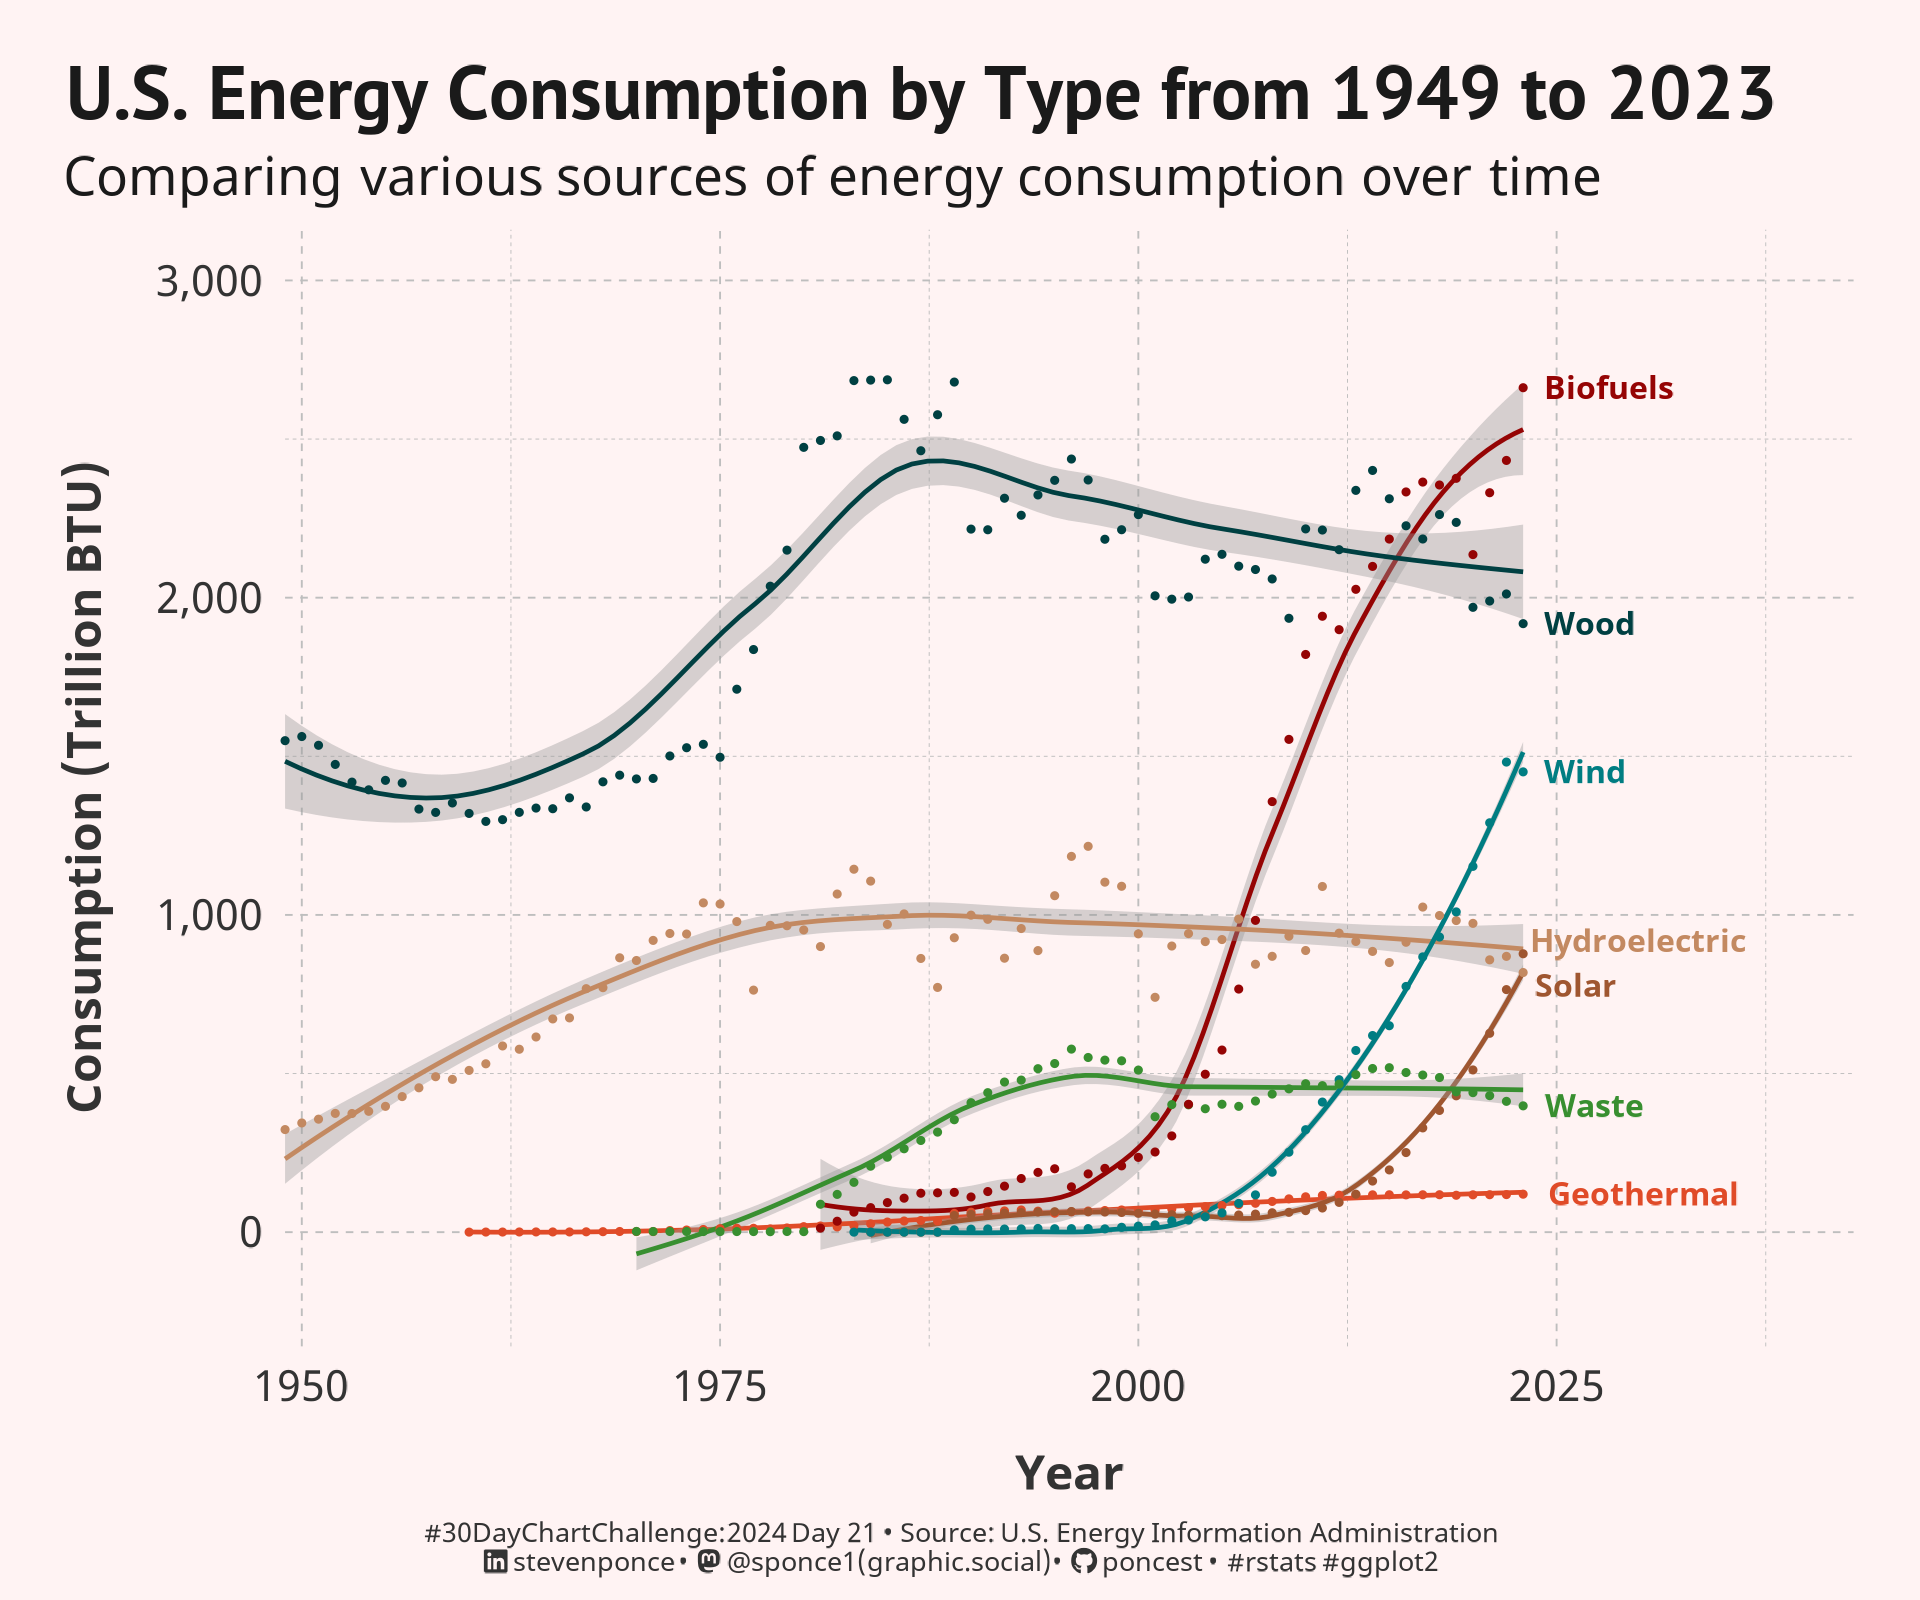

Here is the R script that generated this plot:

## Challenge: #30DayChartChallenge 2024 day 21
## Topic:     Timeseries | green energy
## Author:    Steven Ponce
## Date:      2024-04-21

## Data:      TABLE 10.1 Renewable energy production and consumption by source (Trillion Btu)
##            U.S. Energy Information Administration (EIA)
## Link:      https://www.eia.gov/totalenergy/data/monthly/pdf/sec10_3.pdf
##            https://www.eia.gov/renewable/data.php

## Citation:
#' U.S. Energy Information Administration. Renewable energy production and consumption by source. 
#' [ Monthly Energy Review (March 2024)]. 
#' Accessed [2024-04-19].


## 1. LOAD PACKAGES & SETUP ---- 
pacman::p_load(
  tidyverse,   # Easily Install and Load the 'Tidyverse'
  ggtext,      # Improved Text Rendering Support for 'ggplot2'
  showtext,    # Using Fonts More Easily in R Graphs
  janitor,     # Simple Tools for Examining and Cleaning Dirty Data
  skimr,       # Compact and Flexible Summaries of Data
  scales,      # Scale Functions for Visualization
  lubridate,   # Make Dealing with Dates a Little Easier
  readxl,      # Read Excel Files
  MetBrewer,   # Color Palettes Inspired by Works at the Metropolitan Museum of Art
  MoMAColors,  # Color Palettes Inspired by Artwork at the Museum of Modern Art in New York City
  glue         # Interpreted String Literals
  )

### |- figure size ---- 
camcorder::gg_record( 
  dir    = here::here("temp_plots"), 
  device = "png",
  width  = 6,
  height = 5,
  units  = "in",
  dpi    = 320)

### |- resolution ---- 
showtext_opts(dpi = 320, regular.wt = 300, bold.wt = 800)


## 2. READ IN THE DATA ----
us_energy_1949_2023 <- read_xlsx(here::here("2024/data/Table_10.1_Renewable_Energy_Production_and_Consumption_by_Source.xlsx"),
  sheet = "Annual Data", skip = 10, trim_ws = TRUE
) |>
  clean_names() |>
  glimpse() |>
  na.omit(annual_total)


## 3. EXAMINING THE DATA ----
glimpse(us_energy_1949_2023)
skim(us_energy_1949_2023)
colnames(us_energy_1949_2023)


## 4. TIDYDATA ----

### |- tidy data ---
consumption <- us_energy_1949_2023 |>
  rename(year = annual_total) |>
  select(year, contains("_consumption")) |>
  pivot_longer(
    cols = -year,
    names_to = "consumption_type",
    values_to = "consumption_trillion_btu"
  ) |>
  filter(consumption_trillion_btu != "Not Available") |>
  mutate(
    consumption_trillion_btu = as.numeric(consumption_trillion_btu),
    consumption_type = str_remove(consumption_type, pattern = "_consumption"),
    consumption_type = str_remove(consumption_type, pattern = "_energy"),
    consumption_type = case_when(
      consumption_type == "hydroelectric_power" ~ "hydroelectric",
      TRUE ~ factor(consumption_type)
    ),
    consumption_type = str_to_title(consumption_type)
  )

# Review consumption energy
consumption$consumption_type |> unique() |> sort()

# Select specific energy consumption type
selected_energy <- c("Hydroelectric", "Geothermal", "Solar", "Wind", "Wood", "Waste", "Biofuels")

# Create a dataframe for labels with nudge adjustments
label_data <- consumption |>
  filter(
    consumption_type %in% selected_energy,
    year == 2023
  ) |>
  group_by(consumption_type) |>
  summarize(
    consumption_trillion_btu = last(consumption_trillion_btu),
    year = last(year)
  ) |>
  mutate(
    nudge_x = ifelse(consumption_type == "Solar", 0.5, ifelse(consumption_type == "Hydroelectric", -0.1, 1)),
    nudge_y = ifelse(consumption_type == "Solar", -100, ifelse(consumption_type == "Hydroelectric", 99, 0))
  ) |>
  ungroup()

### |- plot data ---
plot_data <- consumption |> 
  filter(consumption_type %in% selected_energy)


# 5. VISUALIZATION ---- 
### |- plot aesthetics ---- 
bkg_col      <- colorspace::lighten('brown', 0.95) 
title_col    <- "gray10"             
subtitle_col <- "gray10"     
caption_col  <- "gray20"   
text_col     <- "gray20"     
col_palette  <- MoMAColors::moma.colors("Abbott", n = 7, type = "discrete") 


### |-  titles and caption ----
# icons
tt <- str_glue("#30DayChartChallenge: { 2024 } Day { 21 } &bull; Source: U.S. Energy Information Administration<br>") 
li <- str_glue("<span style='font-family:fa6-brands'>&#xf08c;</span>")  
gh <- str_glue("<span style='font-family:fa6-brands'>&#xf09b;</span>")
mn <- str_glue("<span style='font-family:fa6-brands'>&#xf4f6;</span>")

# text
title_text    <- str_glue("U.S. Energy Consumption by Type from 1949 to 2023") 

subtitle_text <- str_glue("Comparing various sources of energy consumption over time")

caption_text  <- str_glue("{tt} {li} stevenponce &bull; {mn} @sponce1(graphic.social) &bull; {gh} poncest &bull; #rstats #ggplot2")

### |-  fonts ----
font_add('fa6-brands', 'fonts/6.4.2/Font Awesome 6 Brands-Regular-400.otf')  
font_add_google("PT Sans", regular.wt = 400, family = "title")                 
font_add_google("Noto Sans", regular.wt = 400, family = "subtitle")  
font_add_google("Noto Sans", regular.wt = 400, family = "text")        
font_add_google("Noto Sans", regular.wt = 400,family = "caption")
showtext_auto(enable = TRUE)  

### |-  plot theme ----
theme_set(theme_minimal(base_size = 12, base_family = "text")) 

theme_update(
  plot.title.position   = "plot",
  plot.caption.position = "plot",
  legend.position       = "plot",
  plot.margin           = margin(t = 10, r = 15, b = 0, l = 15),               
  plot.background       = element_rect(fill = bkg_col, color = bkg_col),
  panel.background      = element_rect(fill = bkg_col, color = bkg_col),
  axis.title.x          = element_text(margin = margin(10, 0, 0, 0), size = rel(.9), color = text_col, family = "text", face = "bold"),
  axis.title.y          = element_text(margin = margin(0, 10, 0, 0), size = rel(.9), color = text_col, family = "text", face = "bold"),
  axis.text             = element_text(size = rel(.8), color = text_col, family = "text"),
  panel.grid.minor      = element_line(linetype = "dashed", linewidth = 0.1, color = "gray"),
  panel.grid.major      = element_line(linetype = "dashed", linewidth = 0.2, color = "gray")
) 

### |-  final plot ----  
plot_data |> 
  ggplot(aes(x = year, y = consumption_trillion_btu, 
             group = consumption_type, color = consumption_type)) + 
  
  # Geoms
  geom_smooth(linewidth = 0.5) +
  geom_point(size = 0.3) +
  
  geom_text(
    data = label_data,
    aes(x = year, y = consumption_trillion_btu, label = consumption_type),
    nudge_x  = label_data$nudge_x,
    nudge_y  = label_data$nudge_y,
    hjust    = -0.05,
    vjust    = 0.5,
    fontface = 'bold',
    family   = 'text',
    size     = 2.5
  ) +
  
  # Scales
  scale_x_continuous(expand = expansion(mult = c(0, 0.25))) +
  scale_y_continuous(
    breaks = seq(0, 3000, by = 1000),
    limits = c(-200, 3000),
    labels = comma_format()
  ) +
  coord_cartesian(clip = 'off') + 
  scale_color_manual(values = col_palette) +
  guides(colour = guide_legend(title = "Energy Type")) +
  
  # Labs
  labs(x = "Year", 
       y = "Consumption (Trillion BTU)",
       title    = title_text,
       subtitle = subtitle_text,
       caption  = caption_text
  ) +
  
  # Theme
  theme(
    plot.title      = element_text(
      size          = rel(1.4),
      family        = "title",
      face          = "bold",
      color         = title_col,
      lineheight    = 1.1,
      margin        = margin(t = 5, b = 5)
    ),
    plot.subtitle   = element_markdown(
      size          = rel(1), 
      family        = 'subtitle',
      color         = subtitle_col,
      lineheight    = 1.1, 
      margin        = margin(t = 0, b = 5)
    ),
    plot.caption    = element_markdown(
      size          = rel(.5),
      family        = "caption",
      color         = caption_col,
      lineheight    = 1.1,
      hjust         = 0.5,
      halign        = 0.5,
      margin        = margin(t = 5, b = 5)
    )
  )
  

# 6. SESSION INFO ----  
sessioninfo::session_info(include_base = TRUE) 

# ─ Session info ──────────────────────────────────────────────
# setting  value
# version  R version 4.3.3 (2024-02-29 ucrt)
# os       Windows 10 x64 (build 19045)
# system   x86_64, mingw32
# ui       RStudio
# language (EN)
# collate  English_United States.utf8
# ctype    English_United States.utf8
# tz       America/New_York
# date     2024-04-19
# rstudio  2023.12.1+402 Ocean Storm (desktop)
# pandoc   NA
# 
# ─ Packages ──────────────────────────────────────────────────
# ! package     * version    date (UTC) lib source
# base        * 4.3.3      2024-02-29 [2] local
# P base64enc     0.1-3      2015-07-28 [?] CRAN (R 4.3.0)
# P camcorder     0.1.0      2022-10-03 [?] CRAN (R 4.3.0)
# P cellranger    1.1.0      2016-07-27 [?] CRAN (R 4.3.0)
# cli           3.6.2      2023-12-11 [1] CRAN (R 4.3.3)
# P colorspace    2.1-0      2023-01-23 [?] CRAN (R 4.3.0)
# P commonmark    1.9.0      2023-03-17 [?] CRAN (R 4.3.0)
# P compiler      4.3.3      2024-02-29 [?] local
# cowplot       1.1.3      2024-01-22 [1] CRAN (R 4.3.3)
# P curl          5.2.0      2023-12-08 [?] RSPM (R 4.3.0)
# P datasets    * 4.3.3      2024-02-29 [?] local
# P digest        0.6.33     2023-07-07 [?] CRAN (R 4.3.1)
# P dplyr       * 1.1.4      2023-11-17 [?] RSPM (R 4.3.0)
# P fansi         1.0.6      2023-12-08 [?] RSPM (R 4.3.0)
# P farver        2.1.1      2022-07-06 [?] CRAN (R 4.3.0)
# P fastmap       1.1.1      2023-02-24 [?] CRAN (R 4.3.0)
# P forcats     * 1.0.0      2023-01-29 [?] CRAN (R 4.3.0)
# P generics      0.1.3      2022-07-05 [?] CRAN (R 4.3.0)
# P ggplot2     * 3.5.0      2024-02-23 [?] CRAN (R 4.3.2)
# ggstream      0.1.0      2021-05-06 [1] CRAN (R 4.3.3)
# P ggtext      * 0.1.2      2022-09-16 [?] CRAN (R 4.3.0)
# P gifski        1.12.0-2   2023-08-12 [?] CRAN (R 4.3.1)
# P glue        * 1.7.0      2024-01-09 [?] CRAN (R 4.3.2)
# P graphics    * 4.3.3      2024-02-29 [?] local
# P grDevices   * 4.3.3      2024-02-29 [?] local
# P grid          4.3.3      2024-02-29 [?] local
# P gridtext      0.1.5      2022-09-16 [?] CRAN (R 4.3.0)
# P gtable        0.3.4      2023-08-21 [?] CRAN (R 4.3.1)
# P here          1.0.1      2020-12-13 [?] CRAN (R 4.3.0)
# P hms           1.1.3      2023-03-21 [?] CRAN (R 4.3.0)
# P htmltools     0.5.7      2023-11-03 [?] RSPM (R 4.3.0)
# P janitor     * 2.2.0      2023-02-02 [?] CRAN (R 4.3.0)
# P jsonlite      1.8.8      2023-12-04 [?] RSPM (R 4.3.0)
# P knitr         1.45       2023-10-30 [?] RSPM (R 4.3.0)
# P labeling      0.4.3      2023-08-29 [?] CRAN (R 4.3.1)
# P lattice       0.22-5     2023-10-24 [?] CRAN (R 4.3.3)
# P lifecycle     1.0.4      2023-11-07 [?] CRAN (R 4.3.2)
# P lubridate   * 1.9.3      2023-09-27 [?] RSPM (R 4.3.0)
# P magick        2.8.3      2024-02-18 [?] CRAN (R 4.3.3)
# P magrittr      2.0.3      2022-03-30 [?] CRAN (R 4.3.0)
# P markdown      1.12       2023-12-06 [?] CRAN (R 4.3.2)
# P Matrix        1.6-5      2024-01-11 [?] CRAN (R 4.3.3)
# P MetBrewer   * 0.2.0      2022-03-21 [?] CRAN (R 4.3.1)
# P methods     * 4.3.3      2024-02-29 [?] local
# P mgcv          1.9-1      2023-12-21 [?] CRAN (R 4.3.3)
# MoMAColors  * 0.0.0.9000 2024-03-31 [1] Github (BlakeRMills/MoMAColors@6f5d75d)
# P munsell       0.5.0      2018-06-12 [?] CRAN (R 4.3.0)
# P nlme          3.1-164    2023-11-27 [?] CRAN (R 4.3.3)
# P pacman        0.5.1      2019-03-11 [?] CRAN (R 4.3.0)
# P pillar        1.9.0      2023-03-22 [?] CRAN (R 4.3.0)
# P pkgconfig     2.0.3      2019-09-22 [?] CRAN (R 4.3.0)
# P purrr       * 1.0.2      2023-08-10 [?] CRAN (R 4.3.1)
# P R6            2.5.1      2021-08-19 [?] CRAN (R 4.3.0)
# P ragg          1.2.7      2023-12-11 [?] RSPM (R 4.3.0)
# Rcpp          1.0.12     2024-01-09 [1] CRAN (R 4.3.3)
# P readr       * 2.1.5      2024-01-10 [?] CRAN (R 4.3.2)
# P readxl      * 1.4.3      2023-07-06 [?] CRAN (R 4.3.1)
# renv          1.0.5      2024-02-29 [1] CRAN (R 4.3.3)
# P repr          1.1.6      2023-01-26 [?] CRAN (R 4.3.0)
# P rlang         1.1.3      2024-01-10 [?] CRAN (R 4.3.2)
# P rprojroot     2.0.4      2023-11-05 [?] RSPM (R 4.3.0)
# P rstudioapi    0.15.0     2023-07-07 [?] CRAN (R 4.3.1)
# P rsvg          2.6.0      2023-10-08 [?] RSPM (R 4.3.0)
# P scales      * 1.3.0      2023-11-28 [?] CRAN (R 4.3.2)
# P sessioninfo   1.2.2      2021-12-06 [?] CRAN (R 4.3.0)
# P showtext    * 0.9-7      2024-03-02 [?] CRAN (R 4.3.3)
# P showtextdb  * 3.0        2020-06-04 [?] CRAN (R 4.3.0)
# P skimr       * 2.1.5      2022-12-23 [?] CRAN (R 4.3.0)
# P snakecase     0.11.1     2023-08-27 [?] CRAN (R 4.3.1)
# P splines       4.3.3      2024-02-29 [?] local
# P stats       * 4.3.3      2024-02-29 [?] local
# P stringi       1.8.3      2023-12-11 [?] RSPM (R 4.3.0)
# P stringr     * 1.5.1      2023-11-14 [?] RSPM (R 4.3.0)
# P svglite       2.1.1      2023-01-10 [?] CRAN (R 4.3.0)
# P sysfonts    * 0.8.9      2024-03-02 [?] CRAN (R 4.3.3)
# P systemfonts   1.0.5      2023-10-09 [?] RSPM (R 4.3.0)
# P textshaping   0.3.6      2021-10-13 [?] CRAN (R 4.3.0)
# P tibble      * 3.2.1      2023-03-20 [?] CRAN (R 4.3.0)
# P tidyr       * 1.3.1      2024-01-24 [?] CRAN (R 4.3.2)
# tidyselect    1.2.1      2024-03-11 [1] CRAN (R 4.3.3)
# P tidyverse   * 2.0.0      2023-02-22 [?] CRAN (R 4.3.0)
# P timechange    0.2.0      2023-01-11 [?] CRAN (R 4.3.0)
# P tools         4.3.3      2024-02-29 [?] local
# P tzdb          0.4.0      2023-05-12 [?] CRAN (R 4.3.0)
# P utf8          1.2.4      2023-10-22 [?] CRAN (R 4.3.2)
# P utils       * 4.3.3      2024-02-29 [?] local
# P vctrs         0.6.5      2023-12-01 [?] CRAN (R 4.3.2)
# P withr         3.0.0      2024-01-16 [?] CRAN (R 4.3.2)
# P xfun          0.41       2023-11-01 [?] CRAN (R 4.3.2)
# P xml2          1.3.6      2023-12-04 [?] RSPM (R 4.3.0)
# 
# [1] C:/Users/poncest/OneDrive - Bristol Myers Squibb/RStudio/_CHALLENGES/30DayChartChallenge/renv/library/R-4.3/x86_64-w64-mingw32
# [2] C:/Users/poncest/AppData/Local/R/cache/R/renv/sandbox/R-4.3/x86_64-w64-mingw32/07866f9d
# 
# P ── Loaded and on-disk path mismatch.
# 
# ─────────────────────────────────────────────────────────────
# > 
